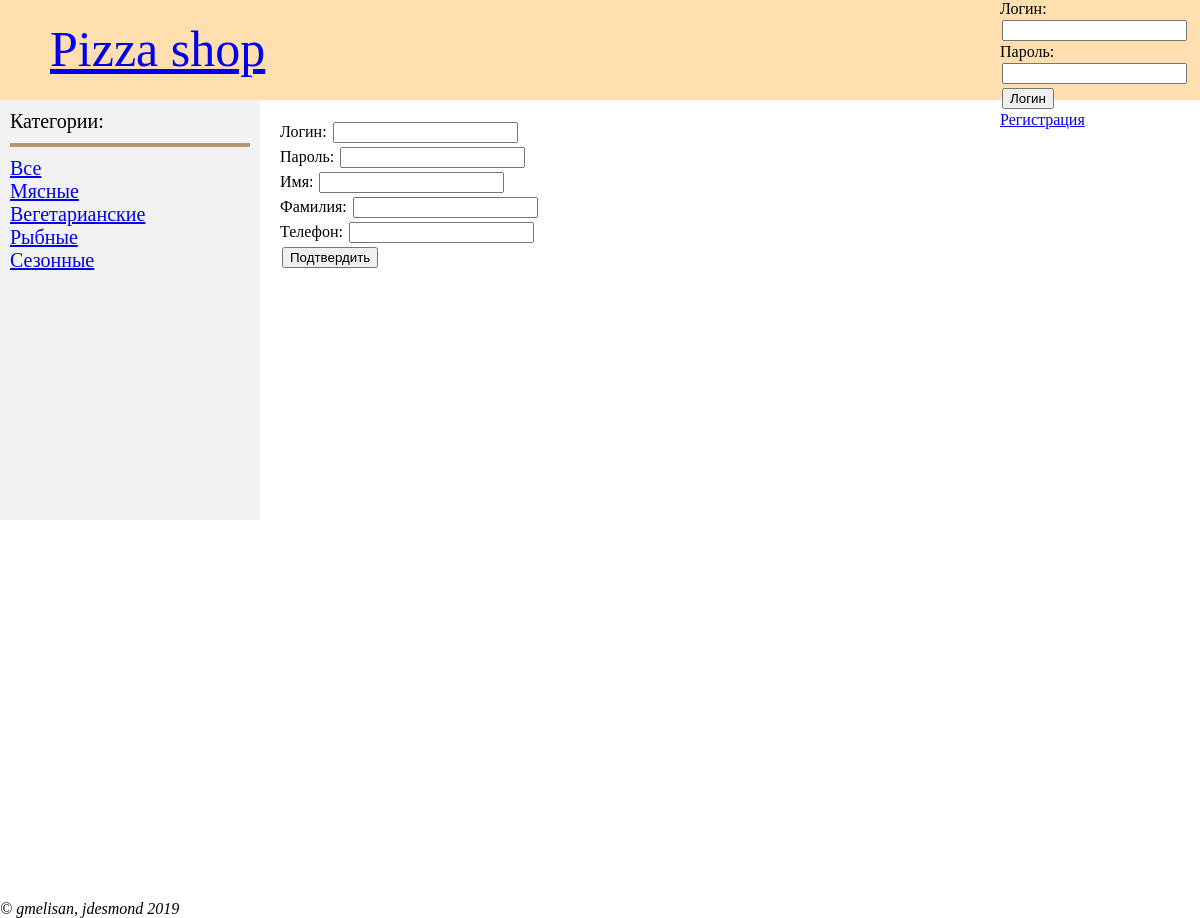
Screenshot of /register_form.php with the database file from the repository.
### tables this page shows
CREATE TABLE `categories` (
  `id` int(4) NOT NULL,
  `name` varchar(32) NOT NULL
);

### show_categories.php (the view, shortened to what this page needs)
<?php
function show_one_cat($str) {
    $cat = array("cat" => $str);
    $query = http_build_query($cat);
    echo "<a href=index.php?$query> $str </a>";
    echo "<br>";
}
function show_categories() {
    include("config.php");
    $mysqli = mysqli_connect($host, $user, $pass, $dbname, $port, $socket);
    $query = "SELECT * FROM categories;";
    $res = mysqli_fetch_all(mysqli_query($mysqli, $query));
    foreach ($res as $ent) {
        show_one_cat($ent[1]);
    }
}
?>

### style.css (style rules this page uses)
body { margin: 0; }
input { margin: 2px; }

### rows the page displays
categories: name "Мясные"
categories: name "Вегетарианские"
categories: name "Рыбные"
categories: name "Сезонные"
